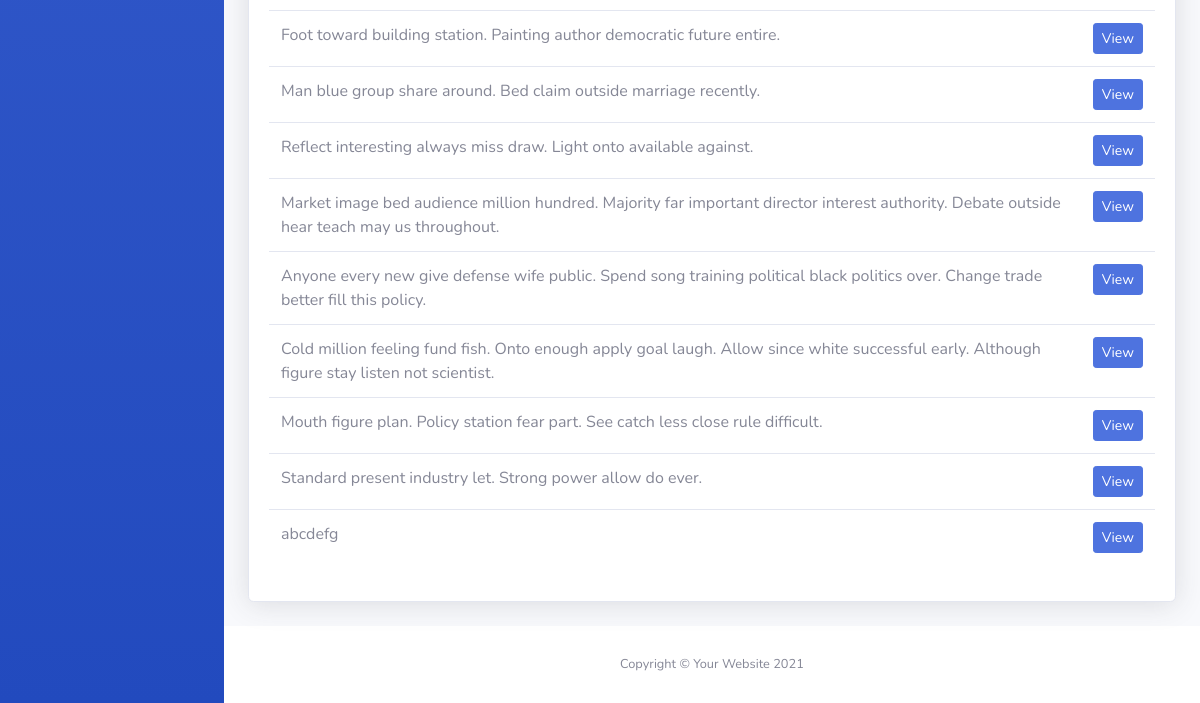
Page /notes_list/ (lower part) on the earlier database version.
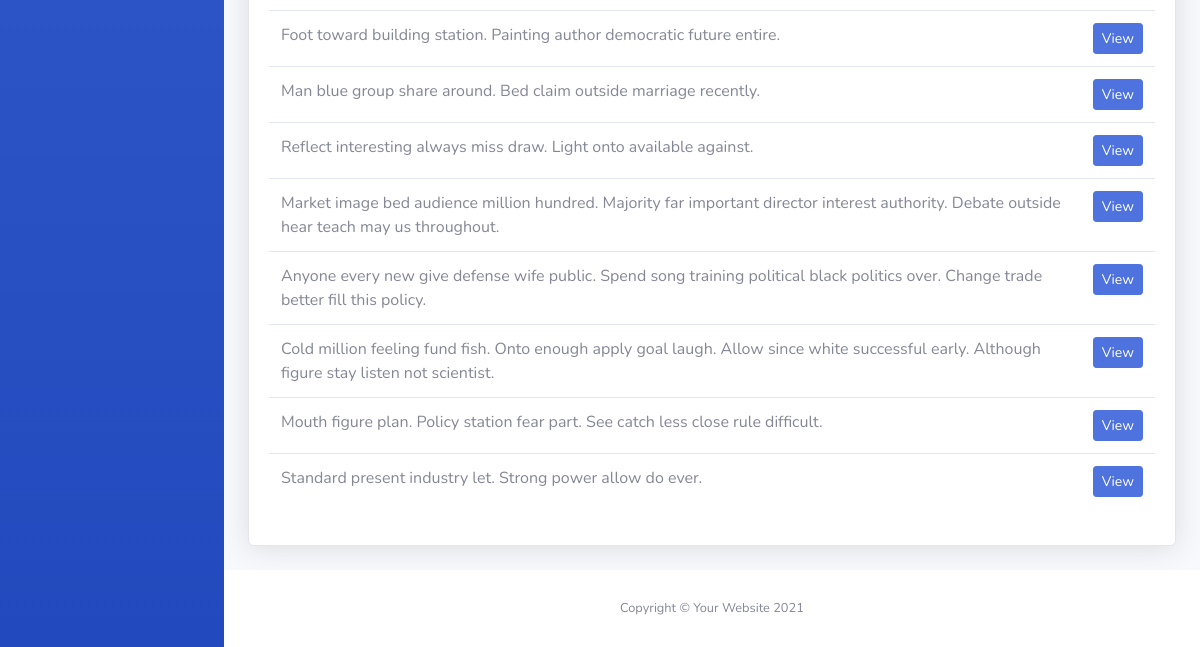
Same page on the later database version.
### tasks/models.py (models this page shows, shortened)
class BaseModel(models.Model):
    created_at = models.DateTimeField(auto_now_add=True)
    updated_at = models.DateTimeField(auto_now=True)
    class Meta:
        abstract = True

class Note(BaseModel):
    task = models.ForeignKey(Task, on_delete=models.CASCADE)
    content = models.TextField()

### tasks/views.py (the view)
# urls.py: path('notes_list/', NotesListView.as_view(), name='notes-list'),
class NotesListView(ListView):
    model = Note
    template_name = 'notes_list.html'
    context_object_name = 'notes'

### templates/notes_list.html (shortened to what this page needs)
{% load static %}
<!DOCTYPE html>
<html lang="en">
<head>
    <link href="{% static 'vendor/fontawesome-free/css/all.min.css' %}" rel="stylesheet" type="text/css">
    <link href="{% static 'css/sb-admin-2.min.css' %}" rel="stylesheet">
</head>
<body id="page-top">
    <div id="wrapper">
        <ul class="navbar-nav bg-gradient-primary sidebar sidebar-dark accordion" id="accordionSidebar">
        </ul>
        <div id="content-wrapper" class="d-flex flex-column">
            <div id="content">
                <div class="container-fluid">
                    <div class="card shadow mb-4">
                        <div class="card-body">
                            <div class="table-responsive">
                                <table class="table " id="dataTable" width="100%" cellspacing="0">
                                    <tbody>
                                        {% for object in object_list %}
                                        <tr>
                                            <td>{{ object.content }}</td>
                                            <td><a href="/notes_list/{{ object.id }}" class="btn btn-primary btn-sm">View</a></td>
                                        </tr>
                                        {% endfor %}
                                    </tbody>
                                </table>
                            </div>
                        </div>
</div>
            </div>
            <footer class="sticky-footer bg-white">
                <div class="container my-auto">
                    <div class="copyright text-center my-auto">
                        <span>Copyright &copy; Your Website 2021</span>
                    </div>
                </div>
            </footer>
        </div>
    </div>
</body>
</html>

Differences in the rows shown:
removed Note: content "abcdefg"
